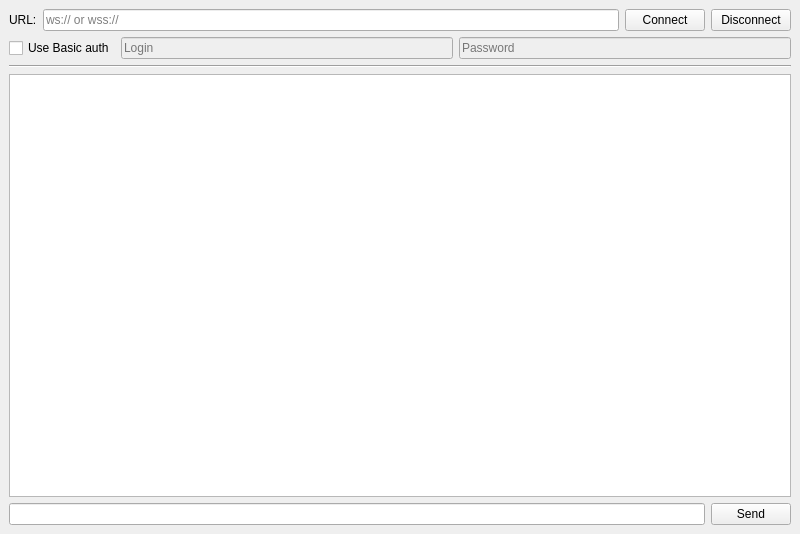
<?xml version="1.0" encoding="UTF-8"?>
<ui version="4.0">
 <class>MainWindow</class>
 <widget class="QMainWindow" name="MainWindow">
  <property name="geometry">
   <rect>
    <x>0</x>
    <y>0</y>
    <width>800</width>
    <height>534</height>
   </rect>
  </property>
  <property name="windowTitle">
   <string>WebSocket client</string>
  </property>
  <widget class="QWidget" name="centralwidget">
   <layout class="QGridLayout" name="gridLayout">
    <item row="0" column="0">
     <layout class="QHBoxLayout" name="horizontalLayout_2">
      <item>
       <layout class="QHBoxLayout" name="horizontalLayout">
        <item>
         <widget class="QLabel" name="label">
          <property name="text">
           <string>URL:</string>
          </property>
         </widget>
        </item>
        <item>
         <widget class="QLineEdit" name="input_url">
          <property name="inputMask">
           <string/>
          </property>
          <property name="placeholderText">
           <string>ws:// or wss://</string>
          </property>
         </widget>
        </item>
       </layout>
      </item>
      <item>
       <widget class="QPushButton" name="button_connect">
        <property name="text">
         <string>Connect</string>
        </property>
       </widget>
      </item>
      <item>
       <widget class="QPushButton" name="button_disconnect">
        <property name="text">
         <string>Disconnect</string>
        </property>
       </widget>
      </item>
     </layout>
    </item>
    <item row="1" column="0">
     <layout class="QHBoxLayout" name="horizontalLayout_3">
      <item>
       <widget class="QCheckBox" name="checkbox_auth">
        <property name="text">
         <string>Use Basic auth</string>
        </property>
       </widget>
      </item>
      <item>
       <widget class="QLineEdit" name="input_login">
        <property name="enabled">
         <bool>false</bool>
        </property>
        <property name="placeholderText">
         <string>Login</string>
        </property>
       </widget>
      </item>
      <item>
       <widget class="QLineEdit" name="input_password">
        <property name="enabled">
         <bool>false</bool>
        </property>
        <property name="placeholderText">
         <string>Password</string>
        </property>
       </widget>
      </item>
     </layout>
    </item>
    <item row="2" column="0">
     <widget class="Line" name="line">
      <property name="orientation">
       <enum>Qt::Horizontal</enum>
      </property>
     </widget>
    </item>
    <item row="3" column="0">
     <widget class="QPlainTextEdit" name="output_log">
      <property name="tabChangesFocus">
       <bool>true</bool>
      </property>
      <property name="readOnly">
       <bool>true</bool>
      </property>
     </widget>
    </item>
    <item row="4" column="0">
     <layout class="QHBoxLayout" name="horizontalLayout_4">
      <item>
       <widget class="QLineEdit" name="input_msg"/>
      </item>
      <item>
       <widget class="QPushButton" name="button_send">
        <property name="text">
         <string>Send</string>
        </property>
       </widget>
      </item>
     </layout>
    </item>
   </layout>
  </widget>
 </widget>
 <resources/>
 <connections/>
</ui>
